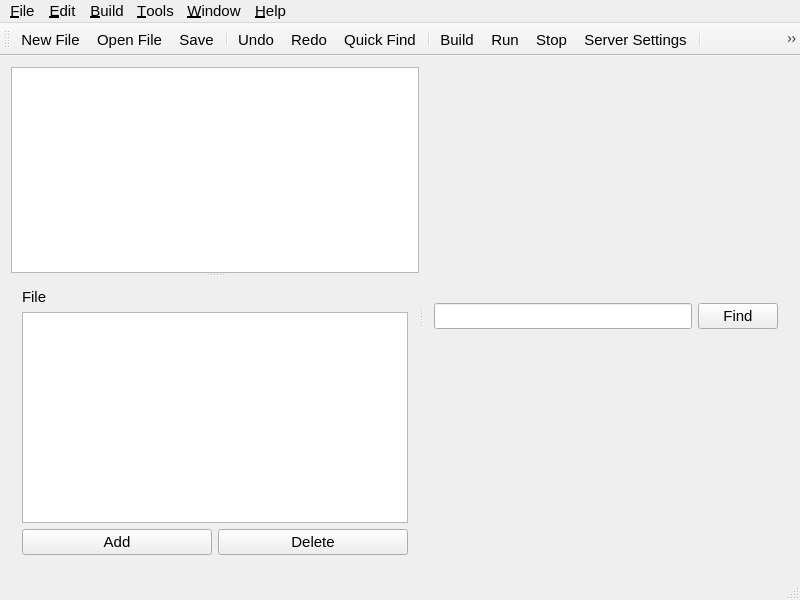
<?xml version="1.0" encoding="UTF-8"?>
<ui version="4.0">
 <class>MainWindow</class>
 <widget class="QMainWindow" name="MainWindow">
  <property name="geometry">
   <rect>
    <x>0</x>
    <y>0</y>
    <width>800</width>
    <height>600</height>
   </rect>
  </property>
  <property name="font">
   <font>
    <pointsize>11</pointsize>
   </font>
  </property>
  <property name="windowTitle">
   <string>MainWindow</string>
  </property>
  <property name="windowIcon">
   <iconset resource="res.qrc">
    <normaloff>:/icons/Images/lemon.png</normaloff>:/icons/Images/lemon.png</iconset>
  </property>
  <widget class="QWidget" name="centralWidget">
   <property name="sizePolicy">
    <sizepolicy hsizetype="Expanding" vsizetype="Expanding">
     <horstretch>0</horstretch>
     <verstretch>0</verstretch>
    </sizepolicy>
   </property>
   <layout class="QGridLayout" name="gridLayout">
    <item row="0" column="0">
     <widget class="QSplitter" name="splitter_3">
      <property name="orientation">
       <enum>Qt::Horizontal</enum>
      </property>
      <widget class="QSplitter" name="splitter">
       <property name="orientation">
        <enum>Qt::Vertical</enum>
       </property>
       <widget class="QTreeView" name="treeView"/>
       <widget class="QWidget" name="verticalLayoutWidget">
        <layout class="QVBoxLayout" name="verticalLayout">
         <item>
          <widget class="QLabel" name="label">
           <property name="text">
            <string>File</string>
           </property>
          </widget>
         </item>
         <item>
          <widget class="QListView" name="listView"/>
         </item>
         <item>
          <layout class="QHBoxLayout" name="horizontalLayout">
           <item>
            <widget class="QPushButton" name="pushButton_2">
             <property name="text">
              <string>Add</string>
             </property>
            </widget>
           </item>
           <item>
            <widget class="QPushButton" name="pushButton">
             <property name="text">
              <string>Delete</string>
             </property>
            </widget>
           </item>
          </layout>
         </item>
        </layout>
       </widget>
      </widget>
      <widget class="QSplitter" name="splitter_2">
       <property name="orientation">
        <enum>Qt::Vertical</enum>
       </property>
       <widget class="QWidget" name="horizontalLayoutWidget">
        <layout class="QHBoxLayout" name="horizontalLayout_4">
         <item>
          <widget class="QLineEdit" name="lineEdit"/>
         </item>
         <item>
          <widget class="QPushButton" name="pushButton_3">
           <property name="enabled">
            <bool>true</bool>
           </property>
           <property name="text">
            <string>Find</string>
           </property>
          </widget>
         </item>
        </layout>
       </widget>
      </widget>
     </widget>
    </item>
   </layout>
  </widget>
  <widget class="QMenuBar" name="menuBar">
   <property name="geometry">
    <rect>
     <x>0</x>
     <y>0</y>
     <width>800</width>
     <height>22</height>
    </rect>
   </property>
   <widget class="QMenu" name="menu_File">
    <property name="title">
     <string>&amp;File</string>
    </property>
    <addaction name="action_New_File"/>
    <addaction name="actionOpen_File"/>
    <addaction name="separator"/>
    <addaction name="actionSave"/>
    <addaction name="actionSave_As"/>
    <addaction name="actionSave_All"/>
    <addaction name="separator"/>
    <addaction name="actionClose"/>
    <addaction name="actionClose_All"/>
    <addaction name="separator"/>
    <addaction name="actionExit"/>
   </widget>
   <widget class="QMenu" name="menu_Edit">
    <property name="title">
     <string>&amp;Edit</string>
    </property>
    <widget class="QMenu" name="menuFind_Replace">
     <property name="title">
      <string>Find/Replace</string>
     </property>
     <addaction name="actionQuick_Find"/>
     <addaction name="actionQuick_Replace"/>
     <addaction name="separator"/>
     <addaction name="actionFind_In_File"/>
     <addaction name="actionReplace_In_File"/>
    </widget>
    <addaction name="action_Undo"/>
    <addaction name="action_Redo"/>
    <addaction name="separator"/>
    <addaction name="action_Cut"/>
    <addaction name="action_Copy"/>
    <addaction name="action_Paste"/>
    <addaction name="separator"/>
    <addaction name="action_Select_All"/>
    <addaction name="separator"/>
    <addaction name="menuFind_Replace"/>
    <addaction name="actionGo_To_Line"/>
    <addaction name="actionCount_Line"/>
   </widget>
   <widget class="QMenu" name="menuBuild">
    <property name="title">
     <string>&amp;Build</string>
    </property>
    <addaction name="actionBuild"/>
    <addaction name="actionBuild_All"/>
    <addaction name="separator"/>
    <addaction name="actionRun"/>
    <addaction name="actionStop"/>
    <addaction name="separator"/>
    <addaction name="actionConnect"/>
    <addaction name="actionDisconnect"/>
    <addaction name="actionServer_Settings"/>
   </widget>
   <widget class="QMenu" name="menu_Tools">
    <property name="title">
     <string>&amp;Tools</string>
    </property>
    <addaction name="actionTerminal"/>
    <addaction name="separator"/>
    <addaction name="actionOptions"/>
   </widget>
   <widget class="QMenu" name="menu_Window">
    <property name="title">
     <string>&amp;Window</string>
    </property>
    <addaction name="actionFull_Screen"/>
    <addaction name="actionExit_Full_Screen"/>
    <addaction name="actionHide"/>
    <addaction name="actionShow"/>
   </widget>
   <widget class="QMenu" name="menu_Help">
    <property name="title">
     <string>&amp;Help</string>
    </property>
    <addaction name="actionJava_Doc"/>
    <addaction name="separator"/>
    <addaction name="actionTechnical_Support"/>
    <addaction name="actionReport_Bug"/>
    <addaction name="actionSystem_Information"/>
    <addaction name="separator"/>
    <addaction name="actionAbout_Superlime"/>
    <addaction name="actionAbout_Qt"/>
   </widget>
   <addaction name="menu_File"/>
   <addaction name="menu_Edit"/>
   <addaction name="menuBuild"/>
   <addaction name="menu_Tools"/>
   <addaction name="menu_Window"/>
   <addaction name="menu_Help"/>
  </widget>
  <widget class="QToolBar" name="mainToolBar">
   <attribute name="toolBarArea">
    <enum>TopToolBarArea</enum>
   </attribute>
   <attribute name="toolBarBreak">
    <bool>false</bool>
   </attribute>
   <addaction name="action_New_File"/>
   <addaction name="actionOpen_File"/>
   <addaction name="actionSave"/>
   <addaction name="separator"/>
   <addaction name="action_Undo"/>
   <addaction name="action_Redo"/>
   <addaction name="actionQuick_Find"/>
   <addaction name="separator"/>
   <addaction name="actionBuild"/>
   <addaction name="actionRun"/>
   <addaction name="actionStop"/>
   <addaction name="actionServer_Settings"/>
   <addaction name="separator"/>
   <addaction name="actionZoom_Out"/>
   <addaction name="actionZoom_In"/>
  </widget>
  <widget class="QStatusBar" name="statusBar"/>
  <action name="action_New_File">
   <property name="icon">
    <iconset resource="res.qrc">
     <normaloff>:/icons/Images/filenew.png</normaloff>:/icons/Images/filenew.png</iconset>
   </property>
   <property name="text">
    <string>New File</string>
   </property>
   <property name="toolTip">
    <string>New File</string>
   </property>
   <property name="shortcut">
    <string>Ctrl+N</string>
   </property>
  </action>
  <action name="actionOpen_File">
   <property name="icon">
    <iconset resource="res.qrc">
     <normaloff>:/icons/Images/fileopen.png</normaloff>:/icons/Images/fileopen.png</iconset>
   </property>
   <property name="text">
    <string>Open File</string>
   </property>
   <property name="toolTip">
    <string>Open File</string>
   </property>
   <property name="shortcut">
    <string>Ctrl+O</string>
   </property>
  </action>
  <action name="action_Undo">
   <property name="icon">
    <iconset resource="res.qrc">
     <normaloff>:/icons/Images/editundo.png</normaloff>:/icons/Images/editundo.png</iconset>
   </property>
   <property name="text">
    <string>Undo</string>
   </property>
   <property name="shortcut">
    <string>Ctrl+Z</string>
   </property>
  </action>
  <action name="action_Redo">
   <property name="icon">
    <iconset resource="res.qrc">
     <normaloff>:/icons/Images/editredo.png</normaloff>:/icons/Images/editredo.png</iconset>
   </property>
   <property name="text">
    <string>Redo</string>
   </property>
   <property name="shortcut">
    <string>Ctrl+Y</string>
   </property>
  </action>
  <action name="action_Cut">
   <property name="icon">
    <iconset resource="res.qrc">
     <normaloff>:/icons/Images/editcut.png</normaloff>:/icons/Images/editcut.png</iconset>
   </property>
   <property name="text">
    <string>Cut</string>
   </property>
   <property name="shortcut">
    <string>Ctrl+X</string>
   </property>
  </action>
  <action name="action_Copy">
   <property name="icon">
    <iconset resource="res.qrc">
     <normaloff>:/icons/Images/editcopy.png</normaloff>:/icons/Images/editcopy.png</iconset>
   </property>
   <property name="text">
    <string>Copy</string>
   </property>
   <property name="shortcut">
    <string>Ctrl+C</string>
   </property>
  </action>
  <action name="action_Paste">
   <property name="icon">
    <iconset resource="res.qrc">
     <normaloff>:/icons/Images/editpaste.png</normaloff>:/icons/Images/editpaste.png</iconset>
   </property>
   <property name="text">
    <string>Paste</string>
   </property>
   <property name="shortcut">
    <string>Ctrl+V</string>
   </property>
  </action>
  <action name="action_Select_All">
   <property name="text">
    <string>Select All</string>
   </property>
   <property name="shortcut">
    <string>Ctrl+A</string>
   </property>
  </action>
  <action name="actionGo_To_Line">
   <property name="text">
    <string>Go To Line</string>
   </property>
  </action>
  <action name="actionSave">
   <property name="icon">
    <iconset resource="res.qrc">
     <normaloff>:/icons/Images/filesave.png</normaloff>:/icons/Images/filesave.png</iconset>
   </property>
   <property name="text">
    <string>Save</string>
   </property>
   <property name="shortcut">
    <string>Ctrl+S</string>
   </property>
  </action>
  <action name="actionSave_All">
   <property name="text">
    <string>Save All</string>
   </property>
  </action>
  <action name="actionClose">
   <property name="text">
    <string>Close</string>
   </property>
   <property name="shortcut">
    <string>Ctrl+W</string>
   </property>
  </action>
  <action name="actionClose_All">
   <property name="text">
    <string>Close All</string>
   </property>
  </action>
  <action name="actionExit">
   <property name="icon">
    <iconset resource="res.qrc">
     <normaloff>:/icons/Images/Exit.png</normaloff>:/icons/Images/Exit.png</iconset>
   </property>
   <property name="text">
    <string>Exit</string>
   </property>
   <property name="shortcut">
    <string>Ctrl+Q</string>
   </property>
  </action>
  <action name="actionCount_Line">
   <property name="text">
    <string>Count Line</string>
   </property>
  </action>
  <action name="actionBuild">
   <property name="icon">
    <iconset resource="res.qrc">
     <normaloff>:/icons/Images/Registry.png</normaloff>:/icons/Images/Registry.png</iconset>
   </property>
   <property name="text">
    <string>Build</string>
   </property>
  </action>
  <action name="actionBuild_All">
   <property name="text">
    <string>Build All</string>
   </property>
  </action>
  <action name="actionRun">
   <property name="icon">
    <iconset resource="res.qrc">
     <normaloff>:/icons/Images/Play.png</normaloff>:/icons/Images/Play.png</iconset>
   </property>
   <property name="text">
    <string>Run</string>
   </property>
  </action>
  <action name="actionServer_Settings">
   <property name="icon">
    <iconset resource="res.qrc">
     <normaloff>:/icons/Images/Settings.png</normaloff>:/icons/Images/Settings.png</iconset>
   </property>
   <property name="text">
    <string>Server Settings</string>
   </property>
  </action>
  <action name="actionDisconnect">
   <property name="text">
    <string>Disconnect</string>
   </property>
  </action>
  <action name="actionQuick_Find">
   <property name="icon">
    <iconset resource="res.qrc">
     <normaloff>:/icons/Images/Zoom.png</normaloff>:/icons/Images/Zoom.png</iconset>
   </property>
   <property name="text">
    <string>Quick Find</string>
   </property>
   <property name="shortcut">
    <string>Ctrl+F</string>
   </property>
  </action>
  <action name="actionQuick_Replace">
   <property name="text">
    <string>Quick Replace</string>
   </property>
  </action>
  <action name="actionFind_In_File">
   <property name="text">
    <string>Find In File</string>
   </property>
  </action>
  <action name="actionReplace_In_File">
   <property name="text">
    <string>Replace In File</string>
   </property>
  </action>
  <action name="actionJava_Doc">
   <property name="text">
    <string>Java Doc</string>
   </property>
  </action>
  <action name="actionTechnical_Support">
   <property name="text">
    <string>Technical Support</string>
   </property>
  </action>
  <action name="actionReport_Bug">
   <property name="text">
    <string>Report Bug</string>
   </property>
  </action>
  <action name="actionSystem_Information">
   <property name="text">
    <string>System Information</string>
   </property>
  </action>
  <action name="actionAbout_Superlime">
   <property name="text">
    <string>About Superlime</string>
   </property>
  </action>
  <action name="actionFull_Screen">
   <property name="text">
    <string>Full Screen</string>
   </property>
  </action>
  <action name="actionOptions">
   <property name="text">
    <string>Options</string>
   </property>
  </action>
  <action name="actionHide">
   <property name="text">
    <string>Hide</string>
   </property>
  </action>
  <action name="actionAbout_Qt">
   <property name="icon">
    <iconset resource="res.qrc">
     <normaloff>:/icons/Images/qt-logo.png</normaloff>:/icons/Images/qt-logo.png</iconset>
   </property>
   <property name="text">
    <string>About Qt</string>
   </property>
  </action>
  <action name="actionStop">
   <property name="icon">
    <iconset resource="res.qrc">
     <normaloff>:/icons/Images/Stop.png</normaloff>:/icons/Images/Stop.png</iconset>
   </property>
   <property name="text">
    <string>Stop</string>
   </property>
  </action>
  <action name="actionConnect">
   <property name="text">
    <string>Connect</string>
   </property>
  </action>
  <action name="actionTerminal">
   <property name="text">
    <string>Terminal</string>
   </property>
  </action>
  <action name="actionSave_As">
   <property name="text">
    <string>Save As</string>
   </property>
   <property name="toolTip">
    <string>Save As</string>
   </property>
   <property name="shortcut">
    <string>Ctrl+Shift+S</string>
   </property>
  </action>
  <action name="actionZoom_Out">
   <property name="icon">
    <iconset resource="res.qrc">
     <normaloff>:/icons/Images/zoomout.png</normaloff>:/icons/Images/zoomout.png</iconset>
   </property>
   <property name="text">
    <string>Zoom Out</string>
   </property>
   <property name="toolTip">
    <string>Zoom Out</string>
   </property>
   <property name="shortcut">
    <string>Ctrl+-</string>
   </property>
  </action>
  <action name="actionZoom_In">
   <property name="icon">
    <iconset resource="res.qrc">
     <normaloff>:/icons/Images/zoomin.png</normaloff>:/icons/Images/zoomin.png</iconset>
   </property>
   <property name="text">
    <string>Zoom In</string>
   </property>
   <property name="toolTip">
    <string>Zoom In</string>
   </property>
   <property name="shortcut">
    <string>Ctrl+=</string>
   </property>
  </action>
  <action name="actionShow">
   <property name="text">
    <string>Show</string>
   </property>
  </action>
  <action name="actionExit_Full_Screen">
   <property name="text">
    <string>Window Size</string>
   </property>
   <property name="shortcut">
    <string>Esc</string>
   </property>
  </action>
 </widget>
 <layoutdefault spacing="6" margin="11"/>
 <resources>
  <include location="res.qrc"/>
 </resources>
 <connections/>
</ui>
